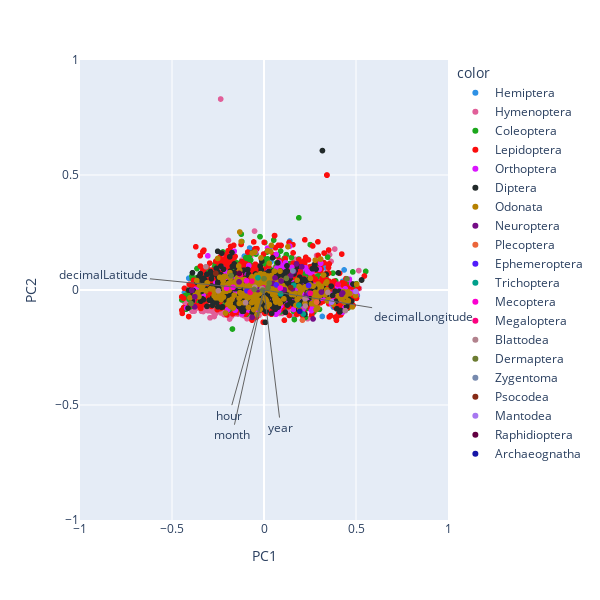

Here is the notebook cell this chart was saved with:
### Markdown cell above
Knowing that you will have to predict a taxon level from spatial and temporal coordinates, and optionally other information, you first need to split your dataset into a feature vector (`X`) and a target vector (`y`), then to reduce dimensionality of the feature space to compute and vizualize the loadings.

<div class="alert alert-warning">
<b>[Question 2.3] Feature importance visualization </b>  <br>
    Use the <a href="https://scikit-learn.org/stable/modules/generated/sklearn.decomposition.PCA.html?highlight=pca#sklearn.decomposition.PCA">PCA</a> function from scikit learn to reduce your data to 2 dimensions. Then, use the <samp>biplot_visualization()</samp> function provided in the toolbox (<i>toolbox.py</i>) to vizualize the biplot graph.

Do all features have the same importance? If no, which features are less important, and why?
You can use all other graphs from the visualization part to justify your answer.
</div>

<div class="alert alert-info">
<b>[Remark 2.3] </b> <br>
Feel free to try this vizualization with numerical features you already dropped (if any) to support your previous choices.
</div>

### Code cell
"""
CELL N°13: FEATURE IMPORTANCE VISUALIZATION

IMPORTANT: only keep numerical features in X (no NaNs).
If needed, you can use a mapping function,e.g., from string
to numerical values. Dates are not numbers!

You can also select all numerical features with:
    df.select_dtypes(include=np.numbers)
"""

# First, we recommend using a fraction of the datatest
# and you should remove this (of set frac=1) when you
# feel confident about your model

sub_df = df.sample(frac=0.1, random_state=1234)

output = target_taxon

#########################################################################################################
# Start : Student version
#########################################################################################################

y = sub_df[output]
X = sub_df[["decimalLatitude", "decimalLongitude", "month", "year", "hour"]]
columns = X.columns

#Standardize the data

X = preprocessing.scale(X)

# Apply a 2-dimensional PCA
pca = PCA(n_components=2)
X_data2 = pca.fit_transform(X)

#########################################################################################################
# End : Student version
#########################################################################################################


if all(not isinstance(x, type(...)) for x in [pca, X_data2, columns]):
    fig = tb.biplot_visualization(pca, X_data2, y, columns=columns)
    fig.show()

### Figure 1 — Plotly figure (JSON) as saved in the notebook; plotly's stock layout.template omitted (floating-point values rounded to 4 significant figures; data arrays with more than 128 entries replaced by an {"elided": "..."} marker saying what was removed)
{"data": [{"hovertemplate": "color=Hemiptera<br>PC1=%{x}<br>PC2=%{y}<extra></extra>", "legendgroup": "Hemiptera", "marker": {"color": "#2E91E5", "symbol": "circle"}, "mode": "markers", "name": "Hemiptera", "showlegend": true, "type": "scattergl", "x": {"elided": "720 float values"}, "xaxis": "x", "y": {"elided": "720 float values"}, "yaxis": "y"}, {"hovertemplate": "color=Hymenoptera<br>PC1=%{x}<br>PC2=%{y}<extra></extra>", "legendgroup": "Hymenoptera", "marker": {"color": "#E15F99", "symbol": "circle"}, "mode": "markers", "name": "Hymenoptera", "showlegend": true, "type": "scattergl", "x": {"elided": "1849 float values"}, "xaxis": "x", "y": {"elided": "1849 float values"}, "yaxis": "y"}, {"hovertemplate": "color=Coleoptera<br>PC1=%{x}<br>PC2=%{y}<extra></extra>", "legendgroup": "Coleoptera", "marker": {"color": "#1CA71C", "symbol": "circle"}, "mode": "markers", "name": "Coleoptera", "showlegend": true, "type": "scattergl", "x": {"elided": "1433 float values"}, "xaxis": "x", "y": {"elided": "1433 float values"}, "yaxis": "y"}, {"hovertemplate": "color=Lepidoptera<br>PC1=%{x}<br>PC2=%{y}<extra></extra>", "legendgroup": "Lepidoptera", "marker": {"color": "#FB0D0D", "symbol": "circle"}, "mode": "markers", "name": "Lepidoptera", "showlegend": true, "type": "scattergl", "x": {"elided": "2111 float values"}, "xaxis": "x", "y": {"elided": "2111 float values"}, "yaxis": "y"}, {"hovertemplate": "color=Orthoptera<br>PC1=%{x}<br>PC2=%{y}<extra></extra>", "legendgroup": "Orthoptera", "marker": {"color": "#DA16FF", "symbol": "circle"}, "mode": "markers", "name": "Orthoptera", "showlegend": true, "type": "scattergl", "x": {"elided": "406 float values"}, "xaxis": "x", "y": {"elided": "406 float values"}, "yaxis": "y"}, {"hovertemplate": "color=Diptera<br>PC1=%{x}<br>PC2=%{y}<extra></extra>", "legendgroup": "Diptera", "marker": {"color": "#222A2A", "symbol": "circle"}, "mode": "markers", "name": "Diptera", "showlegend": true, "type": "scattergl", "x": {"elided": "500 float values"}, "xaxis": "x", "y": {"elided": "500 float values"}, "yaxis": "y"}, {"hovertemplate": "color=Odonata<br>PC1=%{x}<br>PC2=%{y}<extra></extra>", "legendgroup": "Odonata", "marker": {"color": "#B68100", "symbol": "circle"}, "mode": "markers", "name": "Odonata", "showlegend": true, "type": "scattergl", "x": {"elided": "291 float values"}, "xaxis": "x", "y": {"elided": "291 float values"}, "yaxis": "y"}, {"hovertemplate": "color=Neuroptera<br>PC1=%{x}<br>PC2=%{y}<extra></extra>", "legendgroup": "Neuroptera", "marker": {"color": "#750D86", "symbol": "circle"}, "mode": "markers", "name": "Neuroptera", "showlegend": true, "type": "scattergl", "x": [0.2053, 0.03076, -0.392, -0.377, -0.376, 0.1546, 0.2297, 0.2665, 0.1614, 0.422, -0.03384, 0.4274, 0.04735, 0.05997, 0.3119, 0.1102, -0.1356, 0.09272, 0.1459, -0.06446, 0.1609, 0.1764], "xaxis": "x", "y": [0.1011, 0.02967, -0.001733, -0.07322, -0.02928, 0.005602, -0.02432, -0.1258, 0.02081, -0.01886, 0.001515, -0.0129, 0.02839, 0.05285, -0.009163, 0.0009591, 0.0353, 0.039, 0.06276, -0.1186, 0.08066, 0.1136], "yaxis": "y"}, {"hovertemplate": "color=Plecoptera<br>PC1=%{x}<br>PC2=%{y}<extra></extra>", "legendgroup": "Plecoptera", "marker": {"color": "#EB663B", "symbol": "circle"}, "mode": "markers", "name": "Plecoptera", "showlegend": true, "type": "scattergl", "x": [0.2089, 0.2858], "xaxis": "x", "y": [-0.131, -0.05244], "yaxis": "y"}, {"hovertemplate": "color=Ephemeroptera<br>PC1=%{x}<br>PC2=%{y}<extra></extra>", "legendgroup": "Ephemeroptera", "marker": {"color": "#511CFB", "symbol": "circle"}, "mode": "markers", "name": "Ephemeroptera", "showlegend": true, "type": "scattergl", "x": [0.2422, 0.06724, -0.09251, 0.2465], "xaxis": "x", "y": [0.0199, 0.02193, -0.003492, -0.01396], "yaxis": "y"}, {"hovertemplate": "color=Trichoptera<br>PC1=%{x}<br>PC2=%{y}<extra></extra>", "legendgroup": "Trichoptera", "marker": {"color": "#00A08B", "symbol": "circle"}, "mode": "markers", "name": "Trichoptera", "showlegend": true, "type": "scattergl", "x": [0.1614, 0.213, 0.1896, -0.03285, 0.09003], "xaxis": "x", "y": [0.02081, -0.1043, -0.06546, 0.05325, -0.01699], "yaxis": "y"}, {"hovertemplate": "color=Mecoptera<br>PC1=%{x}<br>PC2=%{y}<extra></extra>", "legendgroup": "Mecoptera", "marker": {"color": "#FB00D1", "symbol": "circle"}, "mode": "markers", "name": "Mecoptera", "showlegend": true, "type": "scattergl", "x": [-0.2033, -0.1683, 0.08869, -0.09498], "xaxis": "x", "y": [0.00818, 0.01178, 0.008449, 0.04012], "yaxis": "y"}, {"hovertemplate": "color=Megaloptera<br>PC1=%{x}<br>PC2=%{y}<extra></extra>", "legendgroup": "Megaloptera", "marker": {"color": "#FC0080", "symbol": "circle"}, "mode": "markers", "name": "Megaloptera", "showlegend": true, "type": "scattergl", "x": [0.2513, -0.1291, 0.4024, -0.0664, -0.0753, -0.002846], "xaxis": "x", "y": [-0.01428, 0.06638, 0.02457, 0.03834, -0.01011, 0.009478], "yaxis": "y"}, {"hovertemplate": "color=Blattodea<br>PC1=%{x}<br>PC2=%{y}<extra></extra>", "legendgroup": "Blattodea", "marker": {"color": "#B2828D", "symbol": "circle"}, "mode": "markers", "name": "Blattodea", "showlegend": true, "type": "scattergl", "x": [-0.2481, 0.3475, 0.2231, -0.09984, -0.3158, 0.4418, -0.01053, 0.2241, -0.05037], "xaxis": "x", "y": [-0.002925, -0.01053, -0.03759, -0.05488, 0.101, -0.08981, 0.005941, -0.06982, 0.01183], "yaxis": "y"}, {"hovertemplate": "color=Dermaptera<br>PC1=%{x}<br>PC2=%{y}<extra></extra>", "legendgroup": "Dermaptera", "marker": {"color": "#6C7C32", "symbol": "circle"}, "mode": "markers", "name": "Dermaptera", "showlegend": true, "type": "scattergl", "x": [0.1217, 0.451, -0.0534, -0.3967, -0.006597, 0.02851, 0.000254, 0.02217, -0.1789], "xaxis": "x", "y": [0.05049, 0.04843, 0.002283, -0.05871, -0.000706, 0.02997, 0.04949, 0.01044, 0.06264], "yaxis": "y"}, {"hovertemplate": "color=Zygentoma<br>PC1=%{x}<br>PC2=%{y}<extra></extra>", "legendgroup": "Zygentoma", "marker": {"color": "#778AAE", "symbol": "circle"}, "mode": "markers", "name": "Zygentoma", "showlegend": true, "type": "scattergl", "x": [0.1575], "xaxis": "x", "y": [0.08275], "yaxis": "y"}, {"hovertemplate": "color=Psocodea<br>PC1=%{x}<br>PC2=%{y}<extra></extra>", "legendgroup": "Psocodea", "marker": {"color": "#862A16", "symbol": "circle"}, "mode": "markers", "name": "Psocodea", "showlegend": true, "type": "scattergl", "x": [0.1449, -0.2618], "xaxis": "x", "y": [0.01027, 0.07248], "yaxis": "y"}, {"hovertemplate": "color=Mantodea<br>PC1=%{x}<br>PC2=%{y}<extra></extra>", "legendgroup": "Mantodea", "marker": {"color": "#A777F1", "symbol": "circle"}, "mode": "markers", "name": "Mantodea", "showlegend": true, "type": "scattergl", "x": [0.3675, 0.4992], "xaxis": "x", "y": [-0.05235, -0.006314], "yaxis": "y"}, {"hovertemplate": "color=Raphidioptera<br>PC1=%{x}<br>PC2=%{y}<extra></extra>", "legendgroup": "Raphidioptera", "marker": {"color": "#620042", "symbol": "circle"}, "mode": "markers", "name": "Raphidioptera", "showlegend": true, "type": "scattergl", "x": [-0.1341], "xaxis": "x", "y": [0.07215], "yaxis": "y"}, {"hovertemplate": "color=Archaeognatha<br>PC1=%{x}<br>PC2=%{y}<extra></extra>", "legendgroup": "Archaeognatha", "marker": {"color": "#1616A7", "symbol": "circle"}, "mode": "markers", "name": "Archaeognatha", "showlegend": true, "type": "scattergl", "x": [0.1943], "xaxis": "x", "y": [-0.09255], "yaxis": "y"}], "layout": {"annotations": [{"arrowcolor": "#636363", "arrowhead": 0, "ax": -0.8698, "axref": "x", "ay": 0.06837, "ayref": "y", "showarrow": true, "text": "decimalLatitude", "x": 0, "xref": "x", "y": 0, "yref": "y"}, {"arrowcolor": "#636363", "arrowhead": 0, "ax": 0.8648, "axref": "x", "ay": -0.1133, "ayref": "y", "showarrow": true, "text": "decimalLongitude", "x": 0, "xref": "x", "y": 0, "yref": "y"}, {"arrowcolor": "#636363", "arrowhead": 0, "ax": -0.1725, "axref": "x", "ay": -0.6291, "ayref": "y", "showarrow": true, "text": "month", "x": 0, "xref": "x", "y": 0, "yref": "y"}, {"arrowcolor": "#636363", "arrowhead": 0, "ax": 0.091, "axref": "x", "ay": -0.5981, "ayref": "y", "showarrow": true, "text": "year", "x": 0, "xref": "x", "y": 0, "yref": "y"}, {"arrowcolor": "#636363", "arrowhead": 0, "ax": -0.1899, "axref": "x", "ay": -0.5441, "ayref": "y", "showarrow": true, "text": "hour", "x": 0, "xref": "x", "y": 0, "yref": "y"}], "height": 600, "legend": {"title": {"text": "color"}, "tracegroupgap": 0}, "margin": {"t": 60}, "width": 600, "xaxis": {"anchor": "y", "domain": [0, 1], "range": [-1, 1], "title": {"text": "PC1"}}, "yaxis": {"anchor": "x", "domain": [0, 1], "range": [-1, 1], "title": {"text": "PC2"}}}}
